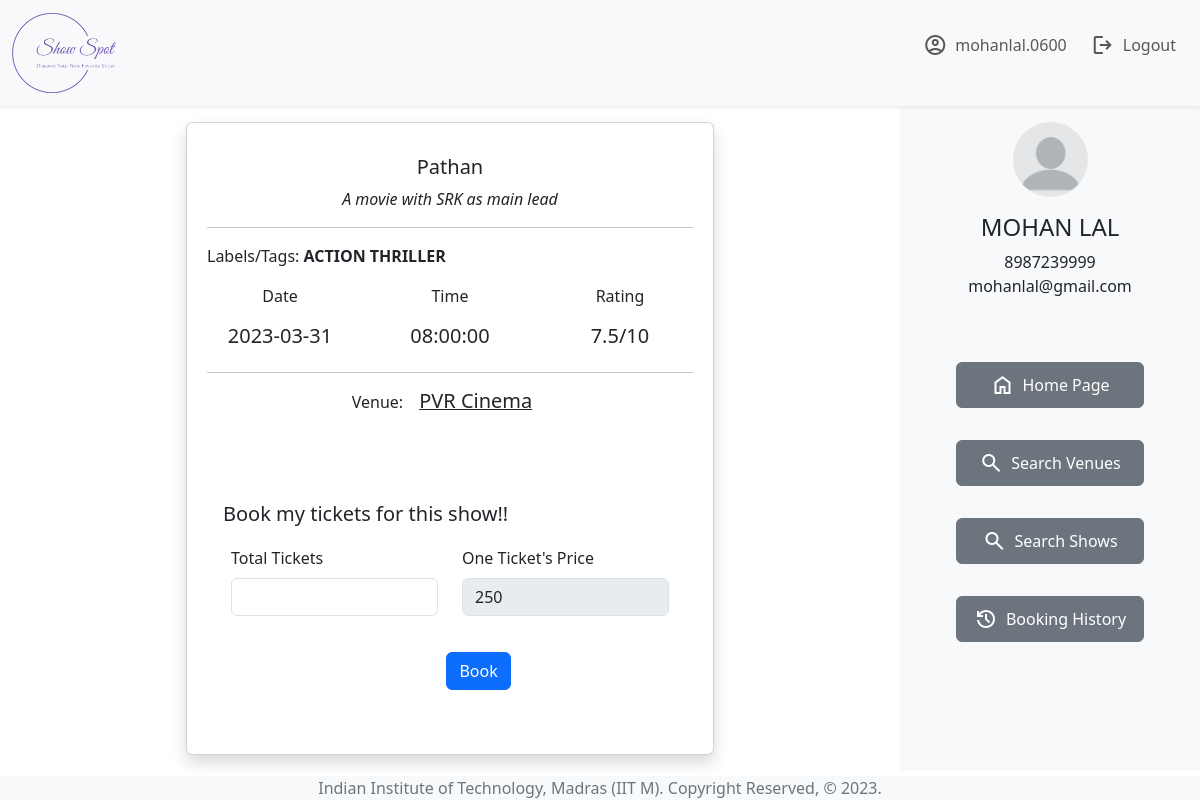
/book/7 (signed in), run on the app's committed database.
### applications/models.py (models this page shows, shortened)
class Admin(db.Model,UserMixin):
    user_id = db.Column(db.String,primary_key = True,nullable = False, unique = True)
    password = db.Column(db.String,nullable=False)
    name = db.Column(db.String)
    email_id = db.Column(db.String)
    phone_no = db.Column(db.Integer)
    venues = db.relationship("Venue", backref='admin')
    shows = db.relationship("Show",backref='admin')

class Show(db.Model):
    show_id = db.Column(db.Integer,primary_key = True, nullable = False, unique = True, autoincrement = True)
    show_name = db.Column(db.String,nullable = False)
    description = db.Column(db.String,nullable = False)
    tags = db.Column(db.String)
    venue_id = db.Column(db.Integer,db.ForeignKey('venue.venue_id'),nullable=False)
    ticket_price = db.Column(db.Double,nullable = False)
    admin_id = db.Column(db.String,db.ForeignKey('admin.user_id'),nullable = False)
    timing = db.Column(db.DateTime, nullable = False)
    rating = db.Column(db.Double,nullable=False)
    rseats = db.Column(db.Integer)
    bookings = db.relationship('Booking',backref='show', cascade='all, delete')

class Venue(db.Model):
    venue_id = db.Column(db.Integer,primary_key = True, nullable = False,unique = True, autoincrement = True)
    venue_name = db.Column(db.String,nullable = False)
    location = db.Column(db.String,nullable = False)
    address = db.Column(db.String)
    capacity = db.Column(db.String)
    admin_id = db.Column(db.String,db.ForeignKey('admin.user_id'))
    venue_img_url = db.Column(db.String)
    shows = db.relationship("Show",backref='venues')

### applications/user_controller.py (the view, shortened to what this page needs)
@app.route('/book/<int:show_id>',methods=['GET','POST'])
@login_required
def book(show_id):
    show = Show.query.filter_by(show_id=show_id).first()
    if request.method=='GET':
        return render_template('book_show.html',show=show)

### applications/login.py (called while the page is built)
@login_manager.user_loader
def load_user(user_id):
    x =  User.query.get(user_id)
    if x==None:
        x = Admin.query.get(user_id)
    return x

### templates/book_show.html (shortened to what this page needs)
{% extends 'user_base.html' %}
{% block main %}
<div class="container-fluid">
    <div class="row justify-content-center">
        <div class="col-8">
            <div class="card shadow m-3">
                <div class="row">
                    <div class="col p-3 m-3">
                        <div class="row">
                            <div class="col">
                                <h5 class="card-title text-center">{{ show.show_name }}</h5>
                                <p class="card-text text-center"><em>{{ show.description }}</em></p>
                            </div>
                        </div>
                        <hr>
                        <div class="row">
                            <p>Labels/Tags: <strong>{{ show.tags | upper() }}</strong></p>
                        </div>
                        <div class="row">
                            <div class="col-4 d-flex flex-column justify-content-center align-content-middle">
                                <p class="text-center">Date</p>
                                <p class="h5 text-center">{{ show.timing.date() }}</p>
                            </div>
                            <div class="col-4 d-flex flex-column justify-content-center align-content-middle">
                                <p class="text-center">Time</p>
                                <p class="h5 text-ceter align-self-center">{{ show.timing.time() }}</p>
                            </div>
                            <div class="col-4 d-flex flex-column justify-content-center align-content-middle">
                                <p class="text-center">Rating</p>
                                <p class="h5 text-ceter align-self-center">{{ show.rating }}/10</p>
                            </div>
                        </div>
                        <hr>
                        <div class='row'>
                            <div class="col justify-content-center">
                                <p class="text-center">Venue:<a href="" class="text-dark"><span
                                            class="h5 p-2 m-2">{{ show.venues.venue_name }}</span></a></p>
                            </div>
                        </div>
                    </div>
                </div>
                <div class="row justify-content-center m-3 p-3">
                    <div class="m-1 p-1">
                        <p class="h5">Book my tickets for this show!!</p>
                    </div>
                    <form class="col justify-content-center" method="POST">
                        <div class="row justify-content-center">
                            <div class="col-6 d-flex flex-column mt-1 mb-1">
                                <label for="ticket_size" class="form-label">Total Tickets</label>
                                <input type="text" id="ticket_size" class="form-control" name="ticket_size" required>
                            </div>
                            <div class="col-6 d-flex flex-column mt-1 mb-1">
                                <label for="price" class="form-label">One Ticket's Price</label>
                                <input type="text" id="price" class="form-control" name="price" value="{{ show.ticket_price }}" required disabled>
                            </div>
                        </div>
                        <div class="row justify-content-center m-3 p-3">
                            <div class="col-1 justify-content-center">
                                <button type="submit" class="btn btn-primary" {% if show.rseats == 0 %} disabled {% endif %}>Book</button>
                            </div>
                        </div>
                    </form>
                </div>
            </div>
        </div>
    </div>
</div>
{% endblock %}

### templates/user_base.html (shortened to what this page needs)
{% extends 'base.html' %}
{% block head %}
{{ super() }}
{% endblock head %}
{% block navbar_content %}
<a class="nav-link " href={{ url_for('user_home') }}>
    <div class="d-flex justify-content-center">
        <span class="material-symbols-outlined p-1">
        </span>
        <p class="p-1">
            {{ current_user.user_id }}
        </p>
    </div>
</a>
<a class="nav-link justify-content-center" href = {{ url_for('user_logout') }}>
    <div class="d-flex justify-content-center">
        <span class="material-symbols-outlined p-1">
        </span>
        <span class="p-1">Logout</span>
    </div>
</a>
{% endblock navbar_content %}
{% block body%}
<div class="container-fluid">
    <div class="row">
        <div class="col-9 justify-content-center">
            {% block main %}  {% endblock %}
        </div>
        <div class="col-3 justify-content-center bg-body-tertiary">
            <div class='row justify-content-center m-3'>
                <div class="col d-flex flex-column">
                    <img  class='rounded-circle align-self-center ' src = {{ url_for('static',filename='images/blank-profile-picture.png')}} width = 75rem>
                    <span class = 'h4 mt-2 pt-2 align-self-center'>{{ current_user.name | upper }}</span>
                    <span class = 'align-self-center'>{{ current_user.phone_no }}</span>
                    <span class="align-self-center">{{ current_user.email_id }}</span>
                </div>
            </div>
            <div class="row justify-content-center m-3">
                <div class="col d-flex flex-column">
                    <a class="btn btn-secondary m-3" href={{ url_for('user_home') }}>
                        <div class="d-flex justify-content-center">
                            <span class="material-symbols-outlined p-1">
                            </span>
                            <span class="p-1">Home Page</span>
                        </div>
                    </a>
                    <a class="btn btn-secondary m-3" href= {{ url_for('search_venues') }}>
                        <div class="d-flex justify-content-center">
                            <span class="material-symbols-outlined p-1">
                            </span>
                            <span class="p-1">Search Venues</span>
                        </div>
                    </a>
                    <a class="btn btn-secondary m-3" href={{ url_for('search_shows') }}>
                        <div class="d-flex justify-content-center">
                            <span class="material-symbols-outlined p-1">
                            </span>
                            <span class="p-1">Search Shows</span>
                        </div>
                    </a>
                    <a class="btn btn-secondary m-3" href={{ url_for('booking_history') }}>
                        <div class="d-flex justify-content-center">
                            <span class="material-symbols-outlined p-1">
                            </span>
                            <span class="p-1">Booking History</span>
                        </div>
                    </a>
                </div>
            </div>
        </div>
    </div>
</div>
{% endblock body %}

### data on the page
Admin: user_id "mohanlal.0600", name "MOHAN LAL", phone_no "8987239999", email_id "mohanlal@gmail.com"
Show: show_name "Pathan", description "A movie with SRK as main lead", tags "ACTION THRILLER", timing "2023-03-31", timing.time "08:00:00", rating "7.5", price "250"
Venue: venues.venue_name "PVR Cinema"
